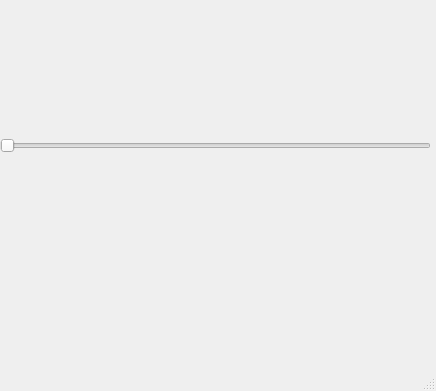
<?xml version="1.0" encoding="UTF-8"?>
<ui version="4.0">
 <class>MainWindow</class>
 <widget class="QMainWindow" name="MainWindow">
  <property name="geometry">
   <rect>
    <x>0</x>
    <y>0</y>
    <width>436</width>
    <height>391</height>
   </rect>
  </property>
  <property name="windowTitle">
   <string>MainWindow</string>
  </property>
  <widget class="QWidget" name="centralwidget">
   <widget class="QWidget" name="verticalWidget" native="true">
    <property name="geometry">
     <rect>
      <x>0</x>
      <y>10</y>
      <width>431</width>
      <height>271</height>
     </rect>
    </property>
    <layout class="QVBoxLayout" name="verticalLayout">
     <item>
      <widget class="QSlider" name="horizontalSlider">
       <property name="orientation">
        <enum>Qt::Horizontal</enum>
       </property>
      </widget>
     </item>
    </layout>
   </widget>
  </widget>
  <widget class="QMenuBar" name="menubar">
   <property name="geometry">
    <rect>
     <x>0</x>
     <y>0</y>
     <width>436</width>
     <height>22</height>
    </rect>
   </property>
  </widget>
  <widget class="QStatusBar" name="statusbar"/>
 </widget>
 <resources/>
 <connections/>
</ui>
